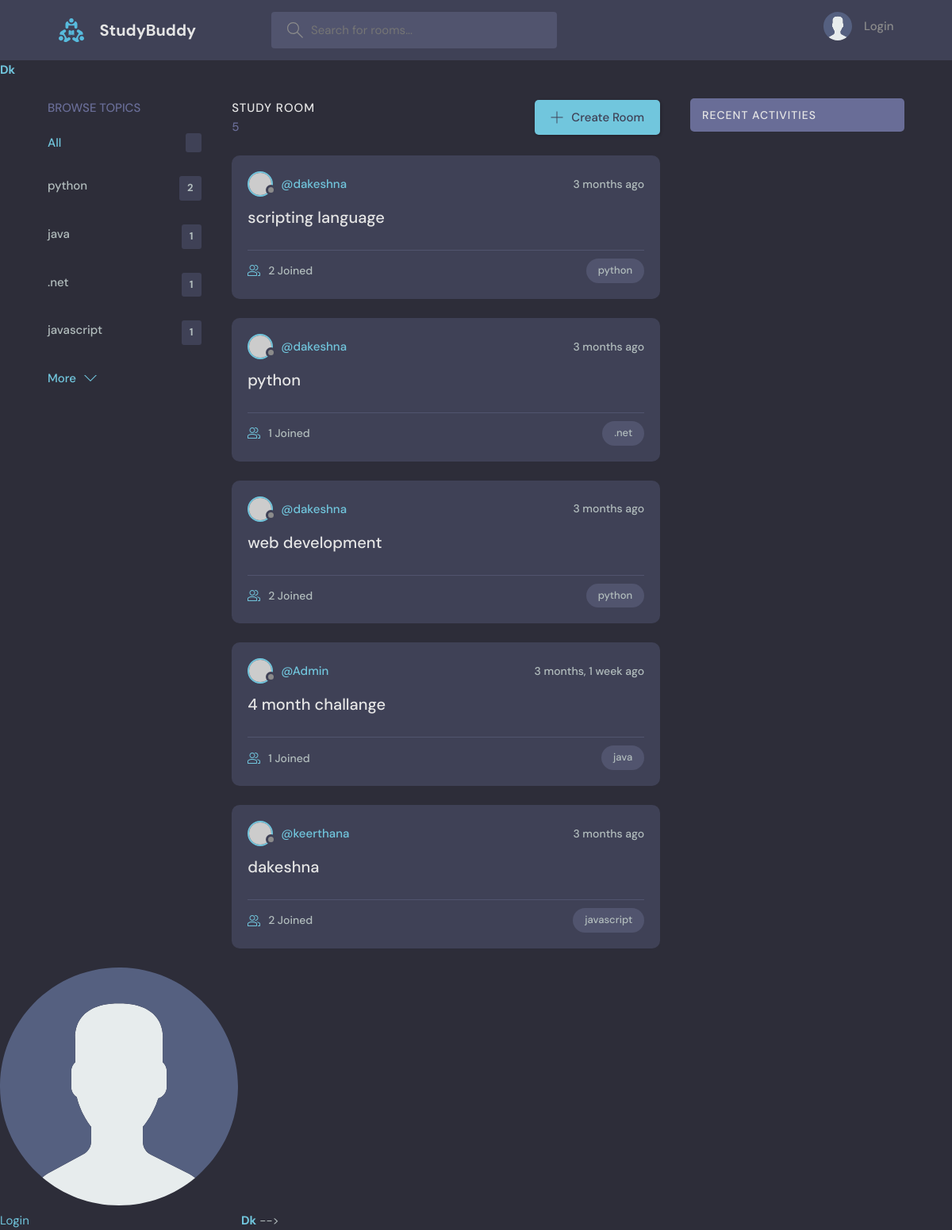
The page / on the database its author committed.
### dk/models.py (models this page shows, shortened)
class Topic(models.Model):
    name = models.CharField(max_length=200)

class Room(models.Model):
    host = models.ForeignKey(User, on_delete=models.SET_NULL, null=True)
    topic = models.ForeignKey(Topic, on_delete=models.SET_NULL, null=True)
    name = models.CharField(max_length=200)
    description = models.TextField(null=True, blank=True)
    participants = models.ManyToManyField(
    User, related_name='participants', blank=True)
    updated = models.DateTimeField(auto_now=True)
    created = models.DateTimeField(auto_now_add=True)
    class Meta:
        ordering = ['-updated', '-created']

### dk/views.py (the view)
# urls.py: 2. Add a URL to urlpatterns:  path('', views.home, name='home')
def home(request):
    q=request.GET.get('q') if request.GET.get('q') != None else ''
    rooms = Room.objects.filter(
    Q(topic__name__icontains=q) |
    Q(name__icontains=q) |
    Q(description__icontains=q)
)
    room_count=rooms.count()
    topics=Topic.objects.all
    room_message = Message.objects.filter(Q(room__topic__name__icontains=q))
    context={'rooms':rooms,'topics':topics,'room_count':room_count,'room_message':room_message}
    return render(request,'dk/home.html',context)

### dk/templates/dk/home.html (shortened to what this page needs)
    {% extends 'main.html' %}
    {% block main_content %}
    <main class="layout layout--3">
      <div class="container">
        {% include 'dk/topic.html' %}
        <div class="roomList">
          <div class="roomList__header">
            <div>
              <h2>Study Room</h2>
              <p>{{rooms.count}}</p>
            </div>
            <a class="btn btn--main" href="{% url 'create room' %}">
              <svg version="1.1" xmlns="http://www.w3.org/2000/svg" width="32" height="32" viewBox="0 0 32 32">
                <title>add</title>
                <path
                  d="M16.943 0.943h-1.885v14.115h-14.115v1.885h14.115v14.115h1.885v-14.115h14.115v-1.885h-14.115v-14.115z"
                ></path>
              </svg>
              Create Room
            </a>
          </div>
              {% include 'dk/feed.html' %}
        </div>
             {% include 'dk/activity.html' %}
      </div>
    </main>
    {% endblock main_content %}

### dk/templates/dk/topic.html
<div class="topics">
    <div class="topics__header">
      <h2>Browse Topics</h2>
    </div>
    <ul class="topics__list">
      <li>
        <a href="{% url 'home' %}" class="active">All <span>{{topic.count}}</span></a>
      </li>
      {% for topic in topics %}
      <li>
        <a href="{% url 'home' %}?q={{ topic.name }}">{{topic.name}}<span>{{topic.room_set.all.count}}</span></a>
      </li>
      {% endfor %}
    </ul>
    <a class="btn btn--link" href="topics.html">
      More
      <svg version="1.1" xmlns="http://www.w3.org/2000/svg" width="32" height="32" viewBox="0 0 32 32">
        <title>chevron-down</title>
        <path d="M16 21l-13-13h-3l16 16 16-16h-3l-13 13z"></path>
      </svg>
    </a>
  </div>

### dk/templates/dk/feed.html (shortened to what this page needs)
{% for room in rooms %}
<div class="roomListRoom">
    <div class="roomListRoom__header">
      <a href="{% url 'user profile' pk=room.host.id %}" class="roomListRoom__author">
        <div class="avatar avatar--small">
          <img src="https://randomuser.me/api/portraits/women/11.jpg" />
        </div>
        <span>@{{room.host.username}}</span>
      </a>
      <div class="roomListRoom__actions">
        <span>{{room.created|timesince}} ago</span>
      </div>
    </div>
    <div class="roomListRoom__content">
      <a href="{% url 'room' pk=room.id %}">{{room.name}}</a>
    </div>
    <div class="roomListRoom__meta">
      <a href="{% url 'room' pk=room.id %}" class="roomListRoom__joined">
        {{room.participants.all.count}} Joined
      </a>
      <p class="roomListRoom__topic">{{room.topic.name}}</p>
    </div>
  </div>
{% endfor %}

### static/styles/style.css (style rules this page uses)
:root { --color-main: #71c6dd; --color-main-light: #e1f6fb; --color-dark: #3f4156; --color-dark-medium: #51546e; --color-dark-light: #696d97; --color-light: #e5e5e5; --color-gray: #8b8b8b; --color-light-gray: #b2bdbd; --color-bg: #2d2d39; --color-success: #5dd693; --color-error: #fc4b0b; }
* { font-family: "DM Sans", -apple-system, BlinkMacSystemFont, "Segoe UI", Roboto, Oxygen, Ubuntu, Cantarell, "Open Sans", "Helvetica Neue", sans-serif; margin: 0; padding: 0; box-sizing: border-box; text-rendering: optimizeLegibility; font-size: inherit; }
html { font-size: 56.25%; }
@media only screen and (min-width: 1200px) { html { font-size: 62.5%; } }
body { line-height: 1.6; font-weight: 400; font-size: 1.5rem; color: var(--color-light-gray); background-color: var(--color-bg); min-height: 100vh; }
img { width: 100%; }
a { display: inline-block; color: var(--color-main); text-decoration: none; }
.container { max-width: 120rem; width: 90%; margin: auto; }
.btn { background-color: transparent; border: none; display: inline-flex; align-items: center; gap: 1rem; cursor: pointer; transition: all ease-in-out 0.3s; padding: 1rem 2rem; border-radius: 5px; box-shadow: 1px 1px 3px 1px rgba(0, 0, 0, 0.15); font-weight: 500; }
.btn--link { border-radius: 0; padding: 0; color: var(--color-main); box-shadow: none; }
.btn--main { background-color: var(--color-main); color: var(--color-dark); }
.btn > svg { fill: currentColor; width: 1.6rem; height: 1.6rem; }
.avatar { position: relative; display: inline-block; border-radius: 50%; border: 2px solid var(--color-main); }
.avatar img { display: block; border-radius: 50%; object-fit: cover; object-position: center; }
.avatar::after { content: ""; display: block; position: absolute; background-color: var(--color-gray); z-index: 111; border-radius: 50%; border: 0.3rem solid var(--color-dark); }
.avatar.avatar--small img { width: 2.8rem; height: 2.8rem; }
.avatar.avatar--small:after { width: 0.7rem; height: 0.7rem; bottom: 0px; right: -6px; }
.layout { margin-top: 2.4rem; }
.layout > .container { display: flex; justify-content: space-between; align-items: flex-start; }
.layout--3 > .container > div:first-child { flex-basis: 18%; max-width: 22.5rem; }
.layout--3 > .container > div:nth-child(2) { flex-basis: 50%; }
.topics__header { margin-bottom: 2rem; }
.topics__header h2 { text-transform: uppercase; font-weight: 500; color: var(--color-dark-light); }
.topics__list { list-style: none; }
.topics__list li a { display: flex; justify-content: space-between; margin-bottom: 3rem; font-weight: 500; color: var(--color-light-gray); transition: all 0.3s ease-in-out; }
.topics__list li a.active, .topics__list li a:hover { color: var(--color-main); }
.topics__list li a span { padding: 0.5rem 1rem; background-color: var(--color-dark); border-radius: 3px; font-size: 1.3rem; font-weight: 700; letter-spacing: 1px; }
.roomList__header { display: flex; justify-content: space-between; align-items: center; margin-bottom: 2.4rem; }
.roomList__header h2 { text-transform: uppercase; font-weight: 500; color: var(--color-light); letter-spacing: 1px; }
.roomList__header p { font-weight: 500; color: var(--color-dark-light); }
.roomListRoom { margin-bottom: 2.4rem; background-color: var(--color-dark); border-radius: 1rem; padding: 2rem; }
.roomListRoom__header { display: flex; justify-content: space-between; align-items: center; }
.roomListRoom__author { font-weight: 500; display: flex; align-items: center; gap: 1rem; }
.roomListRoom__actions { display: flex; align-items: flex-start; gap: 1rem; position: relative; }
.roomListRoom__actions span { font-size: 1.4rem; font-weight: 500; }
.roomListRoom__content { margin: 1rem 0; }
.roomListRoom__content a { font-size: 2rem; font-weight: 500; margin-bottom: 1.5rem; color: var(--color-light); transition: all 0.3s ease-in-out; }
.roomListRoom__meta { border-top: 1px solid var(--color-dark-medium); padding-top: 1rem; display: flex; align-items: center; justify-content: space-between; }
.roomListRoom__joined { color: var(--color-light-gray); display: flex; align-items: center; gap: 1rem; font-size: 1.4rem; font-weight: 500; }
.roomListRoom__joined svg { fill: var(--color-main); width: 1.6rem; height: 1.6rem; }
.roomListRoom__topic { padding: 5px 1.5rem; background-color: var(--color-dark-medium); border-radius: 5rem; font-weight: 500; font-size: 1.3rem; }

### rows shown on the page
Topic: name "python", room_set.all.count "2"
Topic: name "java", room_set.all.count "1"
Topic: name ".net", room_set.all.count "1"
Topic: name "javascript", room_set.all.count "1"
Room: host.username "dakeshna", created "3 months", name "scripting language", participants.all.count "2", topic.name "python"
Room: host.username "dakeshna", created "3 months", name "python", participants.all.count "1", topic.name ".net"
Room: host.username "dakeshna", created "3 months", name "web development", participants.all.count "2", topic.name "python"
Room: host.username "Admin", created "3 months, 1 week", name "4 month challange", participants.all.count "1", topic.name "java"
Room: host.username "keerthana", created "3 months", name "dakeshna", participants.all.count "2", topic.name "javascript"

### other values the page prints
{{ rooms.count }} "5"
